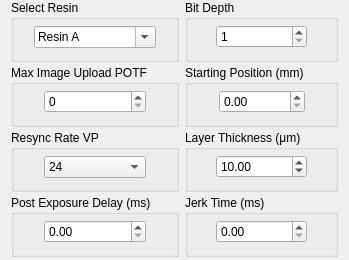
     <widget class="QWidget" name="GeneralPrintSettings">
      <property name="geometry">
       <rect>
        <x>0</x>
        <y>0</y>
        <width>349</width>
        <height>260</height>
       </rect>
      </property>
      <attribute name="label">
       <string>                     General Print Settings</string>
      </attribute>
      <layout class="QGridLayout" name="gridLayout_2">
       <property name="topMargin">
        <number>0</number>
       </property>
       <property name="bottomMargin">
        <number>3</number>
       </property>
       <item row="0" column="0">
        <layout class="QGridLayout" name="gridLayout" rowstretch="1,1,1,1">
         <property name="verticalSpacing">
          <number>3</number>
         </property>
         <item row="2" column="0">
          <widget class="QGroupBox" name="ResyncRateBox">
           <property name="title">
            <string>Resync Rate VP</string>
           </property>
           <layout class="QGridLayout" name="gridLayout_34" columnstretch="1,4,1">
            <property name="leftMargin">
             <number>5</number>
            </property>
            <property name="topMargin">
             <number>0</number>
            </property>
            <property name="rightMargin">
             <number>5</number>
            </property>
            <property name="bottomMargin">
             <number>5</number>
            </property>
            <item row="0" column="0">
             <spacer name="horizontalSpacer_43">
              <property name="orientation">
               <enum>Qt::Horizontal</enum>
              </property>
              <property name="sizeHint" stdset="0">
               <size>
                <width>40</width>
                <height>20</height>
               </size>
              </property>
             </spacer>
            </item>
            <item row="0" column="1">
             <widget class="QComboBox" name="ResyncRateList">
              <item>
               <property name="text">
                <string>24</string>
               </property>
              </item>
              <item>
               <property name="text">
                <string>48</string>
               </property>
              </item>
              <item>
               <property name="text">
                <string>72</string>
               </property>
              </item>
              <item>
               <property name="text">
                <string>96</string>
               </property>
              </item>
              <item>
               <property name="text">
                <string>120</string>
               </property>
              </item>
              <item>
               <property name="text">
                <string>144</string>
               </property>
              </item>
              <item>
               <property name="text">
                <string>168</string>
               </property>
              </item>
              <item>
               <property name="text">
                <string>192</string>
               </property>
              </item>
              <item>
               <property name="text">
                <string>216</string>
               </property>
              </item>
              <item>
               <property name="text">
                <string>240</string>
               </property>
              </item>
             </widget>
            </item>
            <item row="0" column="2">
             <spacer name="horizontalSpacer_44">
              <property name="orientation">
               <enum>Qt::Horizontal</enum>
              </property>
              <property name="sizeHint" stdset="0">
               <size>
                <width>40</width>
                <height>20</height>
               </size>
              </property>
             </spacer>
            </item>
           </layout>
          </widget>
         </item>
         <item row="0" column="1">
          <widget class="QGroupBox" name="BitDepthBox">
           <property name="title">
            <string>Bit Depth</string>
           </property>
           <layout class="QGridLayout" name="gridLayout_37" columnstretch="1,4,1">
            <property name="leftMargin">
             <number>5</number>
            </property>
            <property name="topMargin">
             <number>0</number>
            </property>
            <property name="rightMargin">
             <number>5</number>
            </property>
            <property name="bottomMargin">
             <number>5</number>
            </property>
            <item row="0" column="0">
             <spacer name="horizontalSpacer_45">
              <property name="orientation">
               <enum>Qt::Horizontal</enum>
              </property>
              <property name="sizeHint" stdset="0">
               <size>
                <width>40</width>
                <height>20</height>
               </size>
              </property>
             </spacer>
            </item>
            <item row="0" column="1">
             <widget class="QSpinBox" name="BitDepthParam">
              <property name="minimum">
               <number>1</number>
              </property>
              <property name="maximum">
               <number>8</number>
              </property>
             </widget>
            </item>
            <item row="0" column="2">
             <spacer name="horizontalSpacer_46">
              <property name="orientation">
               <enum>Qt::Horizontal</enum>
              </property>
              <property name="sizeHint" stdset="0">
               <size>
                <width>40</width>
                <height>20</height>
               </size>
              </property>
             </spacer>
            </item>
           </layout>
          </widget>
         </item>
         <item row="2" column="1">
          <widget class="QGroupBox" name="LayerThicknessBox">
           <property name="title">
            <string>Layer Thickness (μm)</string>
           </property>
           <layout class="QGridLayout" name="gridLayout_35" columnstretch="1,4,1">
            <property name="leftMargin">
             <number>5</number>
            </property>
            <property name="topMargin">
             <number>0</number>
            </property>
            <property name="rightMargin">
             <number>5</number>
            </property>
            <property name="bottomMargin">
             <number>5</number>
            </property>
            <item row="0" column="1">
             <widget class="QDoubleSpinBox" name="LayerThicknessParam">
              <property name="maximum">
               <double>1000000.000000000000000</double>
              </property>
              <property name="value">
               <double>10.000000000000000</double>
              </property>
             </widget>
            </item>
            <item row="0" column="0">
             <spacer name="horizontalSpacer_49">
              <property name="orientation">
               <enum>Qt::Horizontal</enum>
              </property>
              <property name="sizeHint" stdset="0">
               <size>
                <width>40</width>
                <height>20</height>
               </size>
              </property>
             </spacer>
            </item>
            <item row="0" column="2">
             <spacer name="horizontalSpacer_50">
              <property name="orientation">
               <enum>Qt::Horizontal</enum>
              </property>
              <property name="sizeHint" stdset="0">
               <size>
                <width>40</width>
                <height>20</height>
               </size>
              </property>
             </spacer>
            </item>
           </layout>
          </widget>
         </item>
         <item row="1" column="1">
          <widget class="QGroupBox" name="StartingPositionBox">
           <property name="title">
            <string>Starting Position (mm)</string>
           </property>
           <layout class="QGridLayout" name="gridLayout_36" columnstretch="1,4,1">
            <property name="topMargin">
             <number>0</number>
            </property>
            <property name="bottomMargin">
             <number>5</number>
            </property>
            <item row="0" column="0">
             <spacer name="horizontalSpacer_47">
              <property name="orientation">
               <enum>Qt::Horizontal</enum>
              </property>
              <property name="sizeHint" stdset="0">
               <size>
                <width>40</width>
                <height>20</height>
               </size>
              </property>
             </spacer>
            </item>
            <item row="0" column="1">
             <widget class="QDoubleSpinBox" name="StartingPositionParam"/>
            </item>
            <item row="0" column="2">
             <spacer name="horizontalSpacer_48">
              <property name="orientation">
               <enum>Qt::Horizontal</enum>
              </property>
              <property name="sizeHint" stdset="0">
               <size>
                <width>40</width>
                <height>20</height>
               </size>
              </property>
             </spacer>
            </item>
           </layout>
          </widget>
         </item>
         <item row="0" column="0">
          <widget class="QGroupBox" name="resinSelectBox">
           <property name="title">
            <string>Select Resin</string>
           </property>
           <layout class="QGridLayout" name="gridLayout_32" columnstretch="1,8,1">
            <property name="leftMargin">
             <number>5</number>
            </property>
            <property name="topMargin">
             <number>0</number>
            </property>
            <property name="rightMargin">
             <number>5</number>
            </property>
            <property name="bottomMargin">
             <number>5</number>
            </property>
            <item row="0" column="1">
             <widget class="QComboBox" name="resinSelect">
              <property name="editable">
               <bool>true</bool>
              </property>
              <item>
               <property name="text">
                <string>Resin A</string>
               </property>
              </item>
              <item>
               <property name="text">
                <string>Resin B</string>
               </property>
              </item>
             </widget>
            </item>
            <item row="0" column="0">
             <spacer name="horizontalSpacer_39">
              <property name="orientation">
               <enum>Qt::Horizontal</enum>
              </property>
              <property name="sizeHint" stdset="0">
               <size>
                <width>40</width>
                <height>20</height>
               </size>
              </property>
             </spacer>
            </item>
            <item row="0" column="2">
             <spacer name="horizontalSpacer_40">
              <property name="orientation">
               <enum>Qt::Horizontal</enum>
              </property>
              <property name="sizeHint" stdset="0">
               <size>
                <width>40</width>
                <height>20</height>
               </size>
              </property>
             </spacer>
            </item>
           </layout>
          </widget>
         </item>
         <item row="1" column="0">
          <widget class="QGroupBox" name="MaxImageUploadBox">
           <property name="title">
            <string>Max Image Upload POTF</string>
           </property>
           <layout class="QGridLayout" name="gridLayout_33" columnstretch="1,4,1">
            <property name="leftMargin">
             <number>5</number>
            </property>
            <property name="topMargin">
             <number>0</number>
            </property>
            <property name="rightMargin">
             <number>5</number>
            </property>
            <property name="bottomMargin">
             <number>5</number>
            </property>
            <item row="0" column="1">
             <widget class="QSpinBox" name="MaxImageUpload">
              <property name="maximum">
               <number>399</number>
              </property>
             </widget>
            </item>
            <item row="0" column="0">
             <spacer name="horizontalSpacer_41">
              <property name="orientation">
               <enum>Qt::Horizontal</enum>
              </property>
              <property name="sizeHint" stdset="0">
               <size>
                <width>40</width>
                <height>20</height>
               </size>
              </property>
             </spacer>
            </item>
            <item row="0" column="2">
             <spacer name="horizontalSpacer_42">
              <property name="orientation">
               <enum>Qt::Horizontal</enum>
              </property>
              <property name="sizeHint" stdset="0">
               <size>
                <width>40</width>
                <height>20</height>
               </size>
              </property>
             </spacer>
            </item>
           </layout>
          </widget>
         </item>
         <item row="3" column="0">
          <widget class="QGroupBox" name="PostExposureDelayBox">
           <property name="title">
            <string>Post Exposure Delay (ms)</string>
           </property>
           <layout class="QGridLayout" name="gridLayout_38" columnstretch="1,4,1">
            <property name="leftMargin">
             <number>5</number>
            </property>
            <property name="topMargin">
             <number>0</number>
            </property>
            <property name="rightMargin">
             <number>5</number>
            </property>
            <property name="bottomMargin">
             <number>5</number>
            </property>
            <item row="0" column="1">
             <widget class="QDoubleSpinBox" name="PostExposureDelayParam">
              <property name="maximum">
               <double>10000.000000000000000</double>
              </property>
             </widget>
            </item>
            <item row="0" column="2">
             <spacer name="horizontalSpacer_51">
              <property name="orientation">
               <enum>Qt::Horizontal</enum>
              </property>
              <property name="sizeHint" stdset="0">
               <size>
                <width>40</width>
                <height>20</height>
               </size>
              </property>
             </spacer>
            </item>
            <item row="0" column="0">
             <spacer name="horizontalSpacer_52">
              <property name="orientation">
               <enum>Qt::Horizontal</enum>
              </property>
              <property name="sizeHint" stdset="0">
               <size>
                <width>40</width>
                <height>20</height>
               </size>
              </property>
             </spacer>
            </item>
           </layout>
          </widget>
         </item>
         <item row="3" column="1">
          <widget class="QGroupBox" name="JerkTimeBox">
           <property name="title">
            <string>Jerk Time (ms)</string>
           </property>
           <layout class="QGridLayout" name="gridLayout_39" columnstretch="1,4,1">
            <property name="leftMargin">
             <number>5</number>
            </property>
            <property name="topMargin">
             <number>0</number>
            </property>
            <property name="rightMargin">
             <number>5</number>
            </property>
            <property name="bottomMargin">
             <number>5</number>
            </property>
            <item row="0" column="0">
             <spacer name="horizontalSpacer_53">
              <property name="orientation">
               <enum>Qt::Horizontal</enum>
              </property>
              <property name="sizeHint" stdset="0">
               <size>
                <width>40</width>
                <height>20</height>
               </size>
              </property>
             </spacer>
            </item>
            <item row="0" column="1">
             <widget class="QDoubleSpinBox" name="JerkTimeParam"/>
            </item>
            <item row="0" column="2">
             <spacer name="horizontalSpacer_54">
              <property name="orientation">
               <enum>Qt::Horizontal</enum>
              </property>
              <property name="sizeHint" stdset="0">
               <size>
                <width>40</width>
                <height>20</height>
               </size>
              </property>
             </spacer>
            </item>
           </layout>
          </widget>
         </item>
        </layout>
       </item>
      </layout>
     </widget>
